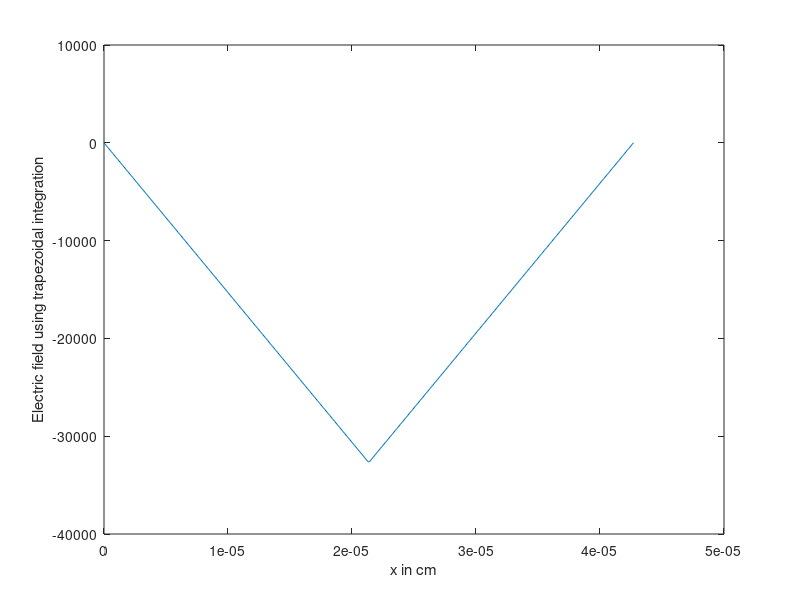
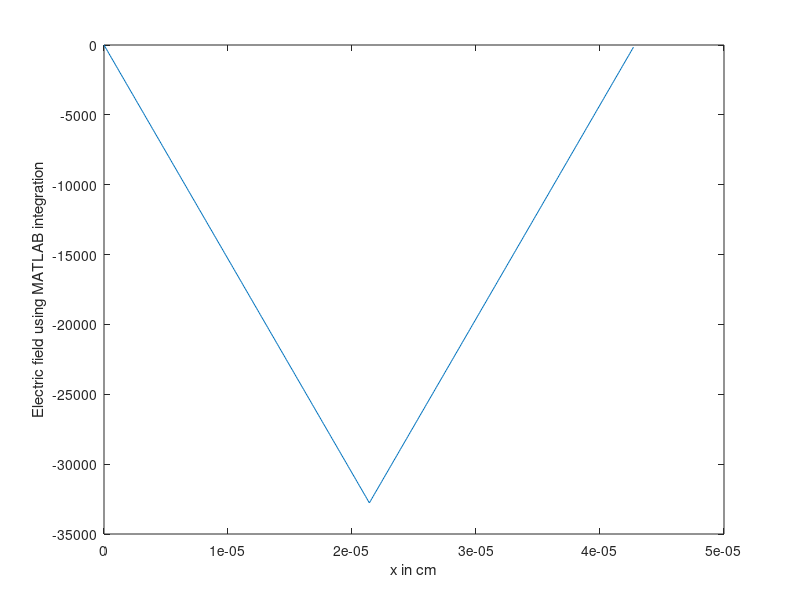

Reproduce these figures in MATLAB, in order.
clear;
q = 1.6*10^-19;
k = 1.38*10^-23;
T = 300;
epsilon = 8.854*10^-14; %cm^-1
epsi = 11.8*epsilon;
NA = 10^16; %cm^-3
ND = 10^16; %cm^-3
Nc = 2.75*10^19; %cm^−3
Nv = 2*10^19; %cm^−3
Eg = 1.1; %eV
ni = sqrt(Nc*Nv*exp(-Eg*q/(k*T)));
Vbi = (k*T/q)*log(NA*ND/ni^2);
w = sqrt(2*epsi*Vbi*((1/NA)+(1/ND))/q);
xp = ND*w/(NA+ND);%cm xp is length of ptype region 0-xp is ptype
xn = (ND/NA)*xp;%cm xp is length of ntype region xp-xp+xn is ntype
xp = round(xp*10^7)/10^7;
xn = round(xn*10^7)/10^7;
l = xp+xn; %cm %length of junction
x = 1*10^-7; %cm %grid spacing
deltx = 10^-7; %cm
nx = (l/x); %number of grid points
nx = round(nx);
xgrid = linspace(0,xp+xn-x,nx);
roh(1:xp/x) =  -q*NA;
roh((xp/x)+1:((xn+xp)/x)) =  q*ND;
%plot(xgrid, roh); 
%integration using trapezoidal rule
E(1:nx) = 0;
E(1) = 0;
for i=2:nx
    E(i) = E(i-1)+(deltx/(2*epsi))*(roh(i-1)+roh(i));
end

figure(1);
plot(xgrid,E);
xlabel('x in cm')
ylabel('Electric field using trapezoidal integration')

%integration using matlab function
fun1 = @(X) -(q*NA/epsi)+0*X;
fun2 = @(X) (q*ND/epsi)+0*X;
i = 1;
xx = 0;
while xx<xp
    Ei(i) = integral(fun1, 0, xx);
    i = i+1;
    xx = xx+x;
end
while xx<xp+xn
    Ei(i) = integral(fun1, 0, xp)+integral(fun2, xp, xx);
    i = i+1;
    xx = xx+x;
end
figure(2);
plot(xgrid,Ei);
xlabel('x in cm')
ylabel('Electric field using MATLAB integration')




